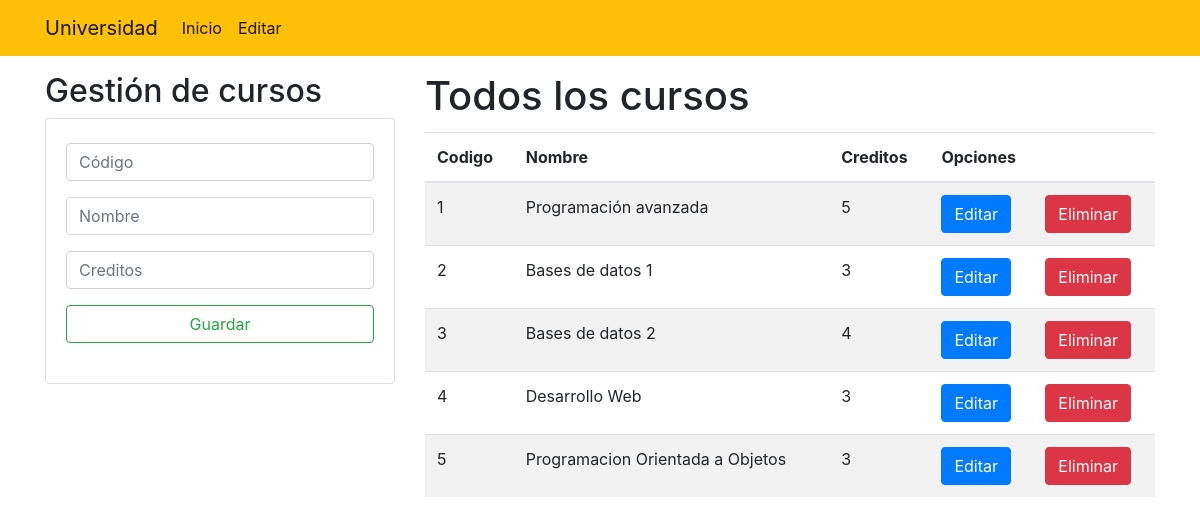
The app's page /, older data.
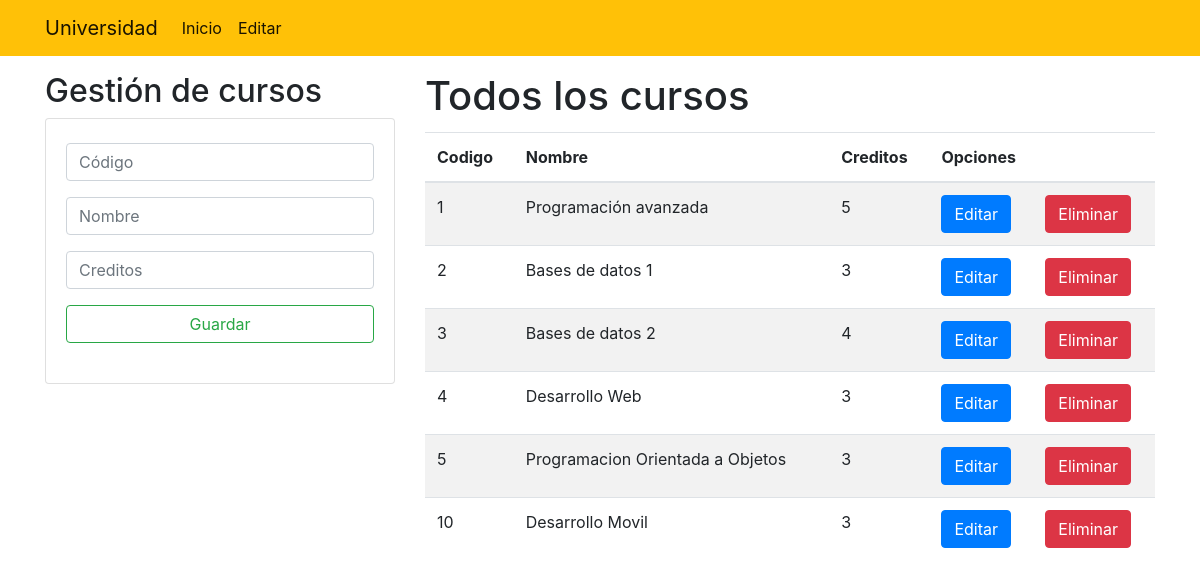
The same page, newer data.
### Academico/models.py (models this page shows, shortened)
class Curso(models.Model):
    codigo = models.CharField(primary_key=True, max_length=8)
    nombre = models.CharField(max_length=50)
    creditos = models.PositiveSmallIntegerField()

### Academico/views.py (the view)
# urls.py: path('', views.home),
def home(request):
    allCursos = Curso.objects.all()
    return render(request, 'gestionCursos.html', {"cursos": allCursos})

### Academico/templates/gestionCursos.html (shortened to what this page needs)
{% extends './base.html' %} {% block title %} Gestión de Cursos {% endblock %}
{% block body %}
<div class="row">
  <div class="col-sm-12 col-md-6 col-lg-4 col-xl-4">
    <h2>Gestión de cursos</h2>
    <div class="card py-1">
      <div class="card-body">
        <form action="/registrarCurso/" method="POST">
          <div class="form-group">
            <input
              type="text"
              id="txtCodigo"
              name="txtCodigo"
              class="form-control"
              placeholder="Código"
              minlength="1"
              maxlength="8"
              required
            />
          </div>
          <div class="form-group">
            <input
              type="text"
              id="txtNombre"
              name="txtNombre"
              class="form-control"
              placeholder="Nombre"
              minlength="2"
              maxlength="50"
              required
            />
          </div>
          <div class="form-group">
            <input
              type="number"
              id="numCreditos"
              name="numCreditos"
              class="form-control"
              placeholder="Creditos"
              minlength="1"
              required
            />
          </div>
          <div class="form-group">
            <button type="submit" class="btn btn-outline-success btn-block">
              Guardar
            </button>
          </div>
        </form>
      </div>
    </div>
  </div>
  <div class="col-sm-12 col-md-6 col-lg-8 col-xl-8">
    <h1>Todos los cursos</h1>
    <div class="table-responsive py-1">
      <table class="table table-striped">
        <thead>
          <tr>
            <th>Codigo</th>
            <th>Nombre</th>
            <th>Creditos</th>
            <th colspan="2">Opciones</th>
          </tr>
        </thead>
        <tbody>
          {% for curso in cursos %}
          <tr>
            <td>{{curso.codigo}}</td>
            <td>{{curso.nombre}}</td>
            <td>{{curso.creditos}}</td>
            <td>
              <a href="edicionCurso/{{curso.codigo}}" class="btn btn-primary"
                >Editar</a
              >
            </td>
            <td>
              <a href="eliminarCurso/{{curso.codigo}}" class="btn btn-danger"
                >Eliminar</a
              >
            </td>
          </tr>
          {% endfor %}
        </tbody>
      </table>
    </div>
  </div>
</div>
{% endblock %}

Row changes from the older to the newer data that the page shows:
added Curso: codigo "10", nombre "Desarrollo Movil", creditos "3"
